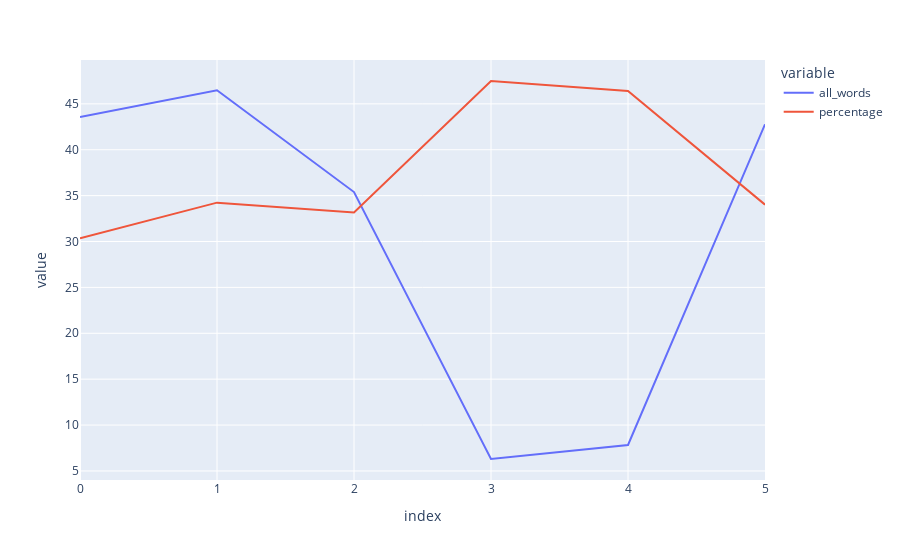

The code cell stored with this chart in its notebook:
### Code cell
df = pd.DataFrame(dict(data_all_percent))
fig = df.plot.line()
fig.show()

### Figure 1 — Plotly figure (JSON) as saved in the notebook; plotly's stock layout.template omitted (floating-point values rounded to 4 significant figures)
{"data": [{"hovertemplate": "variable=all_words<br>index=%{x}<br>value=%{y}<extra></extra>", "legendgroup": "all_words", "line": {"color": "#636efa", "dash": "solid"}, "marker": {"symbol": "circle"}, "mode": "lines", "name": "all_words", "orientation": "v", "showlegend": true, "type": "scatter", "x": [0, 1, 2, 3, 4, 5], "xaxis": "x", "y": [43.56, 46.48, 35.39, 6.302, 7.831, 42.77], "yaxis": "y"}, {"hovertemplate": "variable=percentage<br>index=%{x}<br>value=%{y}<extra></extra>", "legendgroup": "percentage", "line": {"color": "#EF553B", "dash": "solid"}, "marker": {"symbol": "circle"}, "mode": "lines", "name": "percentage", "orientation": "v", "showlegend": true, "type": "scatter", "x": [0, 1, 2, 3, 4, 5], "xaxis": "x", "y": [30.35, 34.24, 33.16, 47.49, 46.4, 34.02], "yaxis": "y"}], "layout": {"legend": {"title": {"text": "variable"}, "tracegroupgap": 0}, "margin": {"t": 60}, "xaxis": {"anchor": "y", "domain": [0, 1], "title": {"text": "index"}}, "yaxis": {"anchor": "x", "domain": [0, 1], "title": {"text": "value"}}}}
